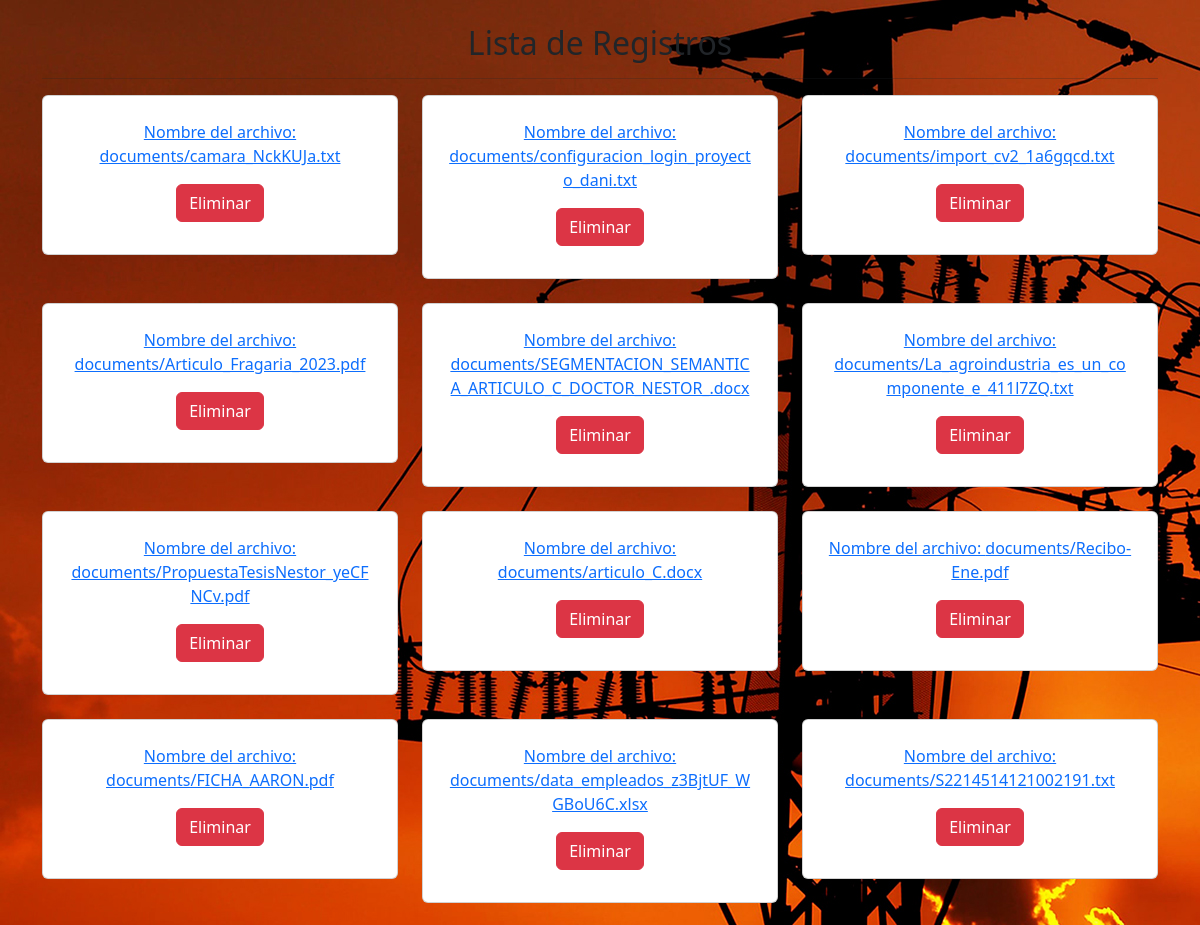
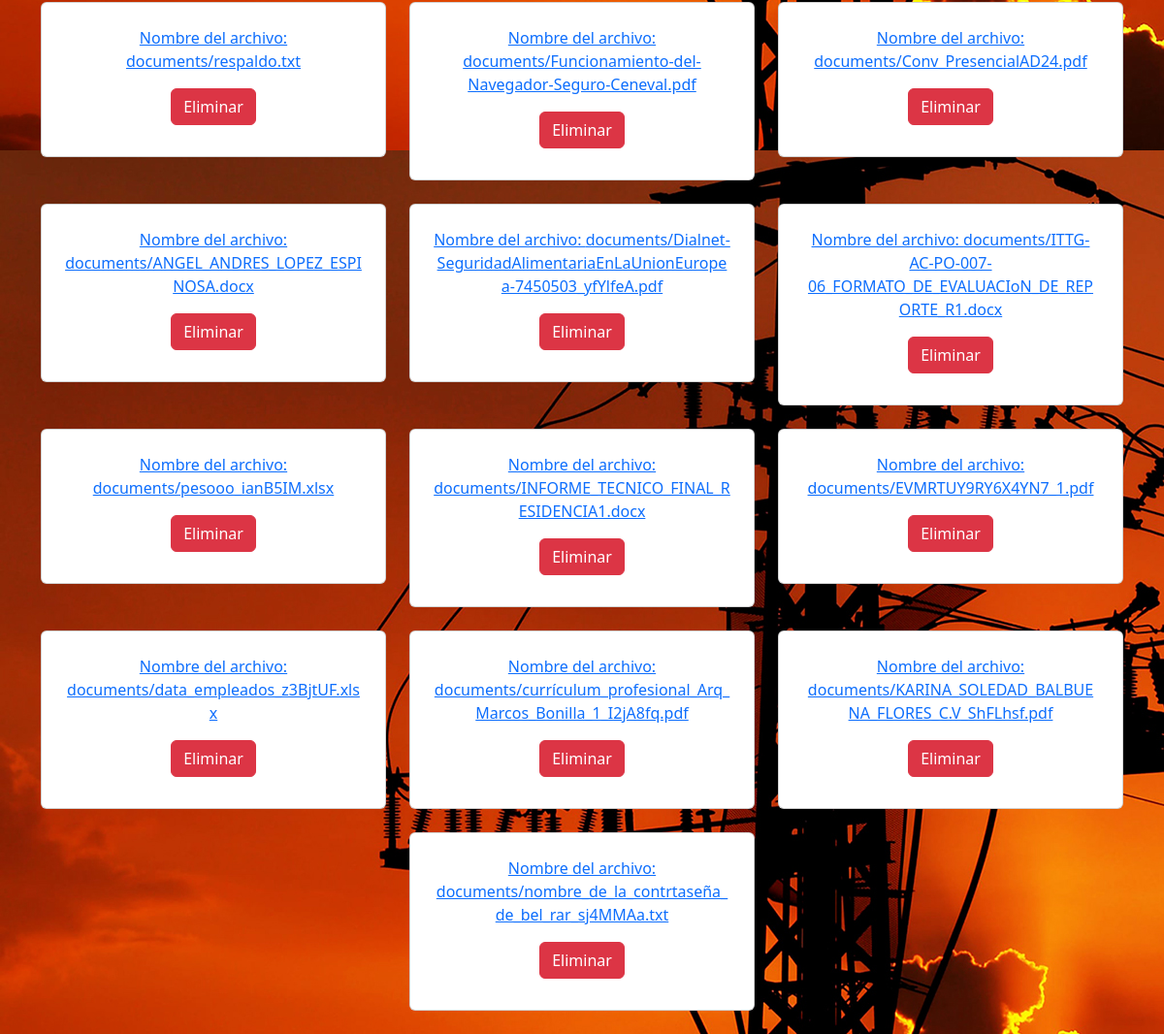
The app's page /subir/listarData/ (signed in) with its own data (2 pictures, top to bottom).
### subir_archivo_e_imagen/models.py (models this page shows, shortened)
class SubirDumentoImagen(models.Model):
    documento = models.FileField(upload_to='documents/')
    created_at = models.DateTimeField(auto_now_add=True, null=True, blank=True)
    updated = models.DateTimeField(auto_now_add=False, auto_now=True)
    class Meta:
        db_table = "files"
        ordering = ['-created_at']

### subir_archivo_e_imagen/views.py (the view)
# urls.py: path('listarData/', views.listarData, name='listarData'),
@login_required
def listarData(request):
    data = SubirDumentoImagen.objects.all()
    return render(request, 'list_img_file.html', {'data': data})

### subir_archivo_e_imagen/templates/list_img_file.html (shortened to what this page needs)
{% load static %}
<!DOCTYPE html>
<html lang="en" dir="ltr">
<head>
    <link href="https://cdn.jsdelivr.net/npm/bootstrap@5.3.1/dist/css/bootstrap.min.css" rel="stylesheet" />
</head>
<body id="bg" style="background-image:url('{% static 'img/fondo8.jpg' %}');">
    <div class="container text-center">
        <div class="row justify-content-md-center">
            <div class="col-md-12 mt-4">
                <h2>Lista de Registros</h2>
                <hr />
            </div>
            {% for row in data %}
            <div class="col-lg-4 col-md-6 col-sm-12 pb-4">
                <div class="card text-center p-4">
                    {% if row.documento %}
                    <div class="mb-3">
                        <a href="{{ row.documento.url }}" target="_blank">Nombre del archivo: {{ row.documento.name }}</a>
                    </div>
                    {% endif %}
                    <form action="{% url 'borrar_registro' row.id %}" method="post">
                        <button type="submit" class="btn btn-danger mb-2">Eliminar</button>
                    </form>
                </div>
            </div>
            {% endfor %}
        </div>
    </div>
</body>
</html>

### records on screen
SubirDumentoImagen: documento.name "documents/camara_NckKUJa.txt"
SubirDumentoImagen: documento.name "documents/configuracion_login_proyecto_dani.txt"
SubirDumentoImagen: documento.name "documents/import_cv2_1a6gqcd.txt"
SubirDumentoImagen: documento.name "documents/Articulo_Fragaria_2023.pdf"
SubirDumentoImagen: documento.name "documents/SEGMENTACION_SEMANTICA_ARTICULO_C_DOCTOR_NESTOR_.docx"
SubirDumentoImagen: documento.name "documents/La_agroindustria_es_un_componente_e_411l7ZQ.txt"
SubirDumentoImagen: documento.name "documents/PropuestaTesisNestor_yeCFNCv.pdf"
SubirDumentoImagen: documento.name "documents/articulo_C.docx"
SubirDumentoImagen: documento.name "documents/Recibo-Ene.pdf"
SubirDumentoImagen: documento.name "documents/FICHA_AARON.pdf"
SubirDumentoImagen: documento.name "documents/data_empleados_z3BjtUF_WGBoU6C.xlsx"
SubirDumentoImagen: documento.name "documents/S2214514121002191.txt"
SubirDumentoImagen: documento.name "documents/respaldo.txt"
SubirDumentoImagen: documento.name "documents/Funcionamiento-del-Navegador-Seguro-Ceneval.pdf"
SubirDumentoImagen: documento.name "documents/Conv_PresencialAD24.pdf"
SubirDumentoImagen: documento.name "documents/ANGEL_ANDRES_LOPEZ_ESPINOSA.docx"
SubirDumentoImagen: documento.name "documents/Dialnet-SeguridadAlimentariaEnLaUnionEuropea-7450503_yfYlfeA.pdf"
SubirDumentoImagen: documento.name "documents/ITTG-AC-PO-007-06_FORMATO_DE_EVALUACIoN_DE_REPORTE_R1.docx"
SubirDumentoImagen: documento.name "documents/pesooo_ianB5IM.xlsx"
SubirDumentoImagen: documento.name "documents/INFORME_TECNICO_FINAL_RESIDENCIA1.docx"
SubirDumentoImagen: documento.name "documents/EVMRTUY9RY6X4YN7_1.pdf"
SubirDumentoImagen: documento.name "documents/data_empleados_z3BjtUF.xlsx"
SubirDumentoImagen: documento.name "documents/currículum_profesional_Arq_Marcos_Bonilla_1_I2jA8fq.pdf"
SubirDumentoImagen: documento.name "documents/KARINA_SOLEDAD_BALBUENA_FLORES_C.V_ShFLhsf.pdf"
SubirDumentoImagen: documento.name "documents/nombre_de_la_contrtaseña_de_bel_rar_sj4MMAa.txt"
